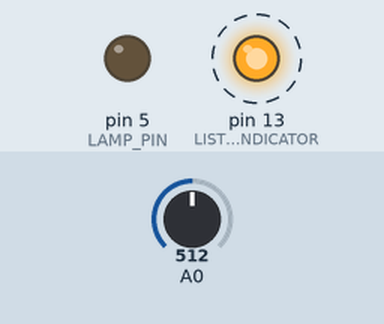
Recording of a sketch running on a simulated Arduino Uno, built with avr-gcc and run on an emulated ATmega328P. Parts: output pins drawn as LEDs (lit = HIGH). Dashed ring = blinking. The inputs (shaded band) are chosen by the test bench; at power-on: A0 = 512. What the sketch prints to the serial monitor is not drawn.

Above: at 1.2 s.
Timing chart, 0 to 5.2 s (numbered marks = the images above):
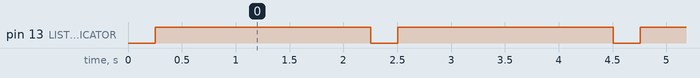

Measured:
- by itself, pin 13 (LISTENING_INDICATOR): alternates HIGH for 2.0 s and LOW for 0.25 s

The sketch:

relay_and_audio.ino
```cpp
//arlo emerson, 2016 x

unsigned long mTimeCurrent = 0;
unsigned long mTimePrevious = 0;

unsigned long mTimeCurrentLight = 0;
unsigned long mTimePreviousLight = 0;


int mLightState = 0;
int mListening = 0;
static int mThreshhold = 300;
static int LAMP_PIN = 5;
static int LISTENING_INDICATOR = 13;

void setup()
{
  Serial.begin(9600);
  pinMode(LAMP_PIN, OUTPUT); //pin we will trigger the relay with
  pinMode(LISTENING_INDICATOR, OUTPUT); //onboard indicator light
  Serial.println("MS EDU WORKSHOP");
}


void loop()
{
  delay(250);
  int tmpRead = analogRead(A0);

  mTimeCurrent = millis();

  Serial.println(tmpRead);

  if (mListening == 0 && tmpRead > mThreshhold) //start timer for listening
  {
    mListening = 1;
    mTimePrevious = mTimeCurrent;
    Serial.println("listening");
    digitalWrite(13, HIGH);
  }

  if (
  mListening == 1 &&
    tmpRead > mThreshhold &&
    ( mTimeCurrent - mTimePrevious > 250) &&
    ( mTimeCurrent - mTimePrevious < 2000)
    )
  {
    toggleLight();
  }

  if ( mTimeCurrent - mTimePrevious > 2000 && mListening == 1)
  {
    Serial.println("done listening");
    digitalWrite(13, LOW);
    mListening = 0;
  }
}


void toggleLight()
{
  mTimeCurrentLight = millis();

  if ( mTimeCurrentLight - mTimePreviousLight > 3000)
  {
    //Serial.println( "toggle light" );
    if ( mLightState == 0 )
    {
      mLightState = 1;
      digitalWrite(LAMP_PIN, HIGH);
      Serial.println("light on");
    }
    else
    {
      mLightState = 0;
      digitalWrite(LAMP_PIN, LOW);
      Serial.println("light off");
    }
  }

  mTimePreviousLight = mTimeCurrentLight;
}
```
